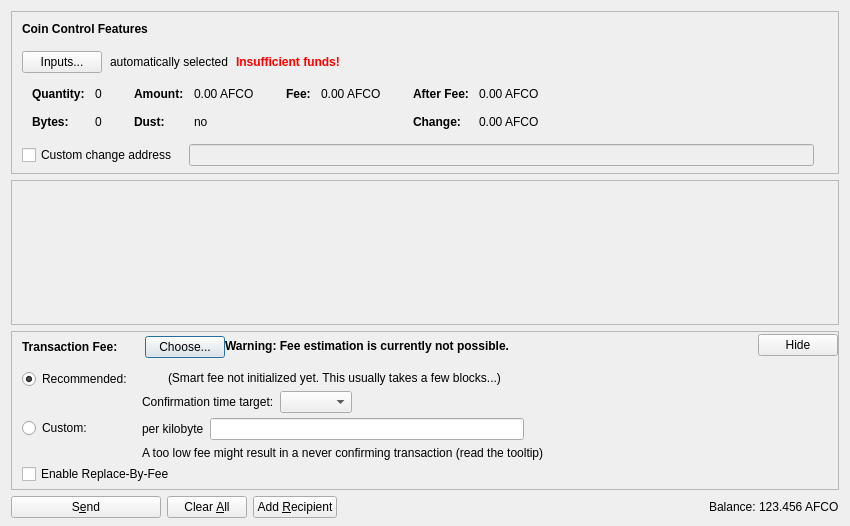
<?xml version="1.0" encoding="UTF-8"?>
<ui version="4.0">
 <class>SendCoinsDialog</class>
 <widget class="QDialog" name="SendCoinsDialog">
  <property name="geometry">
   <rect>
    <x>0</x>
    <y>0</y>
    <width>850</width>
    <height>526</height>
   </rect>
  </property>
  <property name="windowTitle">
   <string>Send Coins</string>
  </property>
  <layout class="QVBoxLayout" name="verticalLayout" stretch="0,1,0,0">
   <property name="bottomMargin">
    <number>8</number>
   </property>
   <item>
    <widget class="QFrame" name="frameCoinControl">
     <property name="sizePolicy">
      <sizepolicy hsizetype="Expanding" vsizetype="Expanding">
       <horstretch>0</horstretch>
       <verstretch>0</verstretch>
      </sizepolicy>
     </property>
     <property name="maximumSize">
      <size>
       <width>16777215</width>
       <height>16777215</height>
      </size>
     </property>
     <property name="frameShape">
      <enum>QFrame::StyledPanel</enum>
     </property>
     <property name="frameShadow">
      <enum>QFrame::Sunken</enum>
     </property>
     <layout class="QVBoxLayout" name="verticalLayoutCoinControl2">
      <property name="spacing">
       <number>0</number>
      </property>
      <property name="leftMargin">
       <number>0</number>
      </property>
      <property name="topMargin">
       <number>0</number>
      </property>
      <property name="rightMargin">
       <number>0</number>
      </property>
      <property name="bottomMargin">
       <number>6</number>
      </property>
      <item>
       <layout class="QVBoxLayout" name="verticalLayoutCoinControl" stretch="0,0,0,0,1">
        <property name="spacing">
         <number>0</number>
        </property>
        <property name="leftMargin">
         <number>10</number>
        </property>
        <property name="topMargin">
         <number>10</number>
        </property>
        <item>
         <layout class="QHBoxLayout" name="horizontalLayoutCoinControl1">
          <property name="bottomMargin">
           <number>15</number>
          </property>
          <item>
           <widget class="QLabel" name="labelCoinControlFeatures">
            <property name="sizePolicy">
             <sizepolicy hsizetype="Preferred" vsizetype="Maximum">
              <horstretch>0</horstretch>
              <verstretch>0</verstretch>
             </sizepolicy>
            </property>
            <property name="font">
             <font>
              <weight>75</weight>
              <bold>true</bold>
             </font>
            </property>
            <property name="styleSheet">
             <string notr="true">font-weight:bold;</string>
            </property>
            <property name="text">
             <string>Coin Control Features</string>
            </property>
           </widget>
          </item>
         </layout>
        </item>
        <item>
         <layout class="QHBoxLayout" name="horizontalLayoutCoinControl2" stretch="0,0,0,0">
          <property name="spacing">
           <number>8</number>
          </property>
          <property name="bottomMargin">
           <number>10</number>
          </property>
          <item>
           <widget class="QPushButton" name="pushButtonCoinControl">
            <property name="styleSheet">
             <string notr="true"/>
            </property>
            <property name="text">
             <string>Inputs...</string>
            </property>
            <property name="autoDefault">
             <bool>false</bool>
            </property>
           </widget>
          </item>
          <item>
           <widget class="QLabel" name="labelCoinControlAutomaticallySelected">
            <property name="text">
             <string>automatically selected</string>
            </property>
            <property name="margin">
             <number>5</number>
            </property>
           </widget>
          </item>
          <item>
           <widget class="QLabel" name="labelCoinControlInsuffFunds">
            <property name="font">
             <font>
              <weight>75</weight>
              <bold>true</bold>
             </font>
            </property>
            <property name="styleSheet">
             <string notr="true">color:red;font-weight:bold;</string>
            </property>
            <property name="text">
             <string>Insufficient funds!</string>
            </property>
            <property name="margin">
             <number>5</number>
            </property>
           </widget>
          </item>
          <item>
           <spacer name="horizontalSpacerCoinControl">
            <property name="orientation">
             <enum>Qt::Horizontal</enum>
            </property>
            <property name="sizeHint" stdset="0">
             <size>
              <width>40</width>
              <height>1</height>
             </size>
            </property>
           </spacer>
          </item>
         </layout>
        </item>
        <item>
         <widget class="QWidget" name="widgetCoinControl" native="true">
          <property name="sizePolicy">
           <sizepolicy hsizetype="Preferred" vsizetype="Preferred">
            <horstretch>0</horstretch>
            <verstretch>0</verstretch>
           </sizepolicy>
          </property>
          <property name="minimumSize">
           <size>
            <width>0</width>
            <height>0</height>
           </size>
          </property>
          <property name="styleSheet">
           <string notr="true"/>
          </property>
          <layout class="QHBoxLayout" name="horizontalLayoutCoinControl5">
           <property name="leftMargin">
            <number>0</number>
           </property>
           <property name="topMargin">
            <number>0</number>
           </property>
           <property name="rightMargin">
            <number>0</number>
           </property>
           <property name="bottomMargin">
            <number>0</number>
           </property>
           <item>
            <layout class="QHBoxLayout" name="horizontalLayoutCoinControl3" stretch="0,0,0,1">
             <property name="spacing">
              <number>20</number>
             </property>
             <property name="topMargin">
              <number>0</number>
             </property>
             <property name="bottomMargin">
              <number>10</number>
             </property>
             <item>
              <layout class="QFormLayout" name="formLayoutCoinControl1">
               <property name="horizontalSpacing">
                <number>10</number>
               </property>
               <property name="verticalSpacing">
                <number>14</number>
               </property>
               <property name="leftMargin">
                <number>10</number>
               </property>
               <property name="topMargin">
                <number>4</number>
               </property>
               <property name="rightMargin">
                <number>6</number>
               </property>
               <item row="0" column="0">
                <widget class="QLabel" name="labelCoinControlQuantityText">
                 <property name="font">
                  <font>
                   <weight>75</weight>
                   <bold>true</bold>
                  </font>
                 </property>
                 <property name="text">
                  <string>Quantity:</string>
                 </property>
                 <property name="margin">
                  <number>0</number>
                 </property>
                </widget>
               </item>
               <item row="0" column="1">
                <widget class="QLabel" name="labelCoinControlQuantity">
                 <property name="cursor">
                  <cursorShape>IBeamCursor</cursorShape>
                 </property>
                 <property name="contextMenuPolicy">
                  <enum>Qt::ActionsContextMenu</enum>
                 </property>
                 <property name="text">
                  <string notr="true">0</string>
                 </property>
                 <property name="margin">
                  <number>0</number>
                 </property>
                 <property name="textInteractionFlags">
                  <set>Qt::LinksAccessibleByMouse|Qt::TextSelectableByKeyboard|Qt::TextSelectableByMouse</set>
                 </property>
                </widget>
               </item>
               <item row="1" column="0">
                <widget class="QLabel" name="labelCoinControlBytesText">
                 <property name="font">
                  <font>
                   <weight>75</weight>
                   <bold>true</bold>
                  </font>
                 </property>
                 <property name="text">
                  <string>Bytes:</string>
                 </property>
                </widget>
               </item>
               <item row="1" column="1">
                <widget class="QLabel" name="labelCoinControlBytes">
                 <property name="cursor">
                  <cursorShape>IBeamCursor</cursorShape>
                 </property>
                 <property name="contextMenuPolicy">
                  <enum>Qt::ActionsContextMenu</enum>
                 </property>
                 <property name="text">
                  <string notr="true">0</string>
                 </property>
                 <property name="textInteractionFlags">
                  <set>Qt::LinksAccessibleByMouse|Qt::TextSelectableByKeyboard|Qt::TextSelectableByMouse</set>
                 </property>
                </widget>
               </item>
              </layout>
             </item>
             <item>
              <layout class="QFormLayout" name="formLayoutCoinControl2">
               <property name="horizontalSpacing">
                <number>10</number>
               </property>
               <property name="verticalSpacing">
                <number>14</number>
               </property>
               <property name="leftMargin">
                <number>6</number>
               </property>
               <property name="topMargin">
                <number>4</number>
               </property>
               <property name="rightMargin">
                <number>6</number>
               </property>
               <item row="0" column="0">
                <widget class="QLabel" name="labelCoinControlAmountText">
                 <property name="font">
                  <font>
                   <weight>75</weight>
                   <bold>true</bold>
                  </font>
                 </property>
                 <property name="text">
                  <string>Amount:</string>
                 </property>
                 <property name="margin">
                  <number>0</number>
                 </property>
                </widget>
               </item>
               <item row="0" column="1">
                <widget class="QLabel" name="labelCoinControlAmount">
                 <property name="cursor">
                  <cursorShape>IBeamCursor</cursorShape>
                 </property>
                 <property name="contextMenuPolicy">
                  <enum>Qt::ActionsContextMenu</enum>
                 </property>
                 <property name="text">
                  <string notr="true">0.00 AFCO</string>
                 </property>
                 <property name="textInteractionFlags">
                  <set>Qt::LinksAccessibleByMouse|Qt::TextSelectableByKeyboard|Qt::TextSelectableByMouse</set>
                 </property>
                </widget>
               </item>
               <item row="1" column="0">
                <widget class="QLabel" name="labelCoinControlLowOutputText">
                 <property name="font">
                  <font>
                   <weight>75</weight>
                   <bold>true</bold>
                  </font>
                 </property>
                 <property name="text">
                  <string>Dust:</string>
                 </property>
                </widget>
               </item>
               <item row="1" column="1">
                <widget class="QLabel" name="labelCoinControlLowOutput">
                 <property name="cursor">
                  <cursorShape>IBeamCursor</cursorShape>
                 </property>
                 <property name="contextMenuPolicy">
                  <enum>Qt::ActionsContextMenu</enum>
                 </property>
                 <property name="text">
                  <string notr="true">no</string>
                 </property>
                 <property name="textInteractionFlags">
                  <set>Qt::LinksAccessibleByMouse|Qt::TextSelectableByKeyboard|Qt::TextSelectableByMouse</set>
                 </property>
                </widget>
               </item>
              </layout>
             </item>
             <item>
              <layout class="QFormLayout" name="formLayoutCoinControl3">
               <property name="horizontalSpacing">
                <number>10</number>
               </property>
               <property name="verticalSpacing">
                <number>14</number>
               </property>
               <property name="leftMargin">
                <number>6</number>
               </property>
               <property name="topMargin">
                <number>4</number>
               </property>
               <property name="rightMargin">
                <number>6</number>
               </property>
               <item row="0" column="0">
                <widget class="QLabel" name="labelCoinControlFeeText">
                 <property name="font">
                  <font>
                   <weight>75</weight>
                   <bold>true</bold>
                  </font>
                 </property>
                 <property name="text">
                  <string>Fee:</string>
                 </property>
                 <property name="margin">
                  <number>0</number>
                 </property>
                </widget>
               </item>
               <item row="0" column="1">
                <widget class="QLabel" name="labelCoinControlFee">
                 <property name="cursor">
                  <cursorShape>IBeamCursor</cursorShape>
                 </property>
                 <property name="contextMenuPolicy">
                  <enum>Qt::ActionsContextMenu</enum>
                 </property>
                 <property name="text">
                  <string notr="true">0.00 AFCO</string>
                 </property>
                 <property name="textInteractionFlags">
                  <set>Qt::LinksAccessibleByMouse|Qt::TextSelectableByKeyboard|Qt::TextSelectableByMouse</set>
                 </property>
                </widget>
               </item>
              </layout>
             </item>
             <item>
              <layout class="QFormLayout" name="formLayoutCoinControl4">
               <property name="horizontalSpacing">
                <number>10</number>
               </property>
               <property name="verticalSpacing">
                <number>14</number>
               </property>
               <property name="leftMargin">
                <number>6</number>
               </property>
               <property name="topMargin">
                <number>4</number>
               </property>
               <property name="rightMargin">
                <number>6</number>
               </property>
               <item row="0" column="0">
                <widget class="QLabel" name="labelCoinControlAfterFeeText">
                 <property name="font">
                  <font>
                   <weight>75</weight>
                   <bold>true</bold>
                  </font>
                 </property>
                 <property name="text">
                  <string>After Fee:</string>
                 </property>
                 <property name="margin">
                  <number>0</number>
                 </property>
                </widget>
               </item>
               <item row="0" column="1">
                <widget class="QLabel" name="labelCoinControlAfterFee">
                 <property name="cursor">
                  <cursorShape>IBeamCursor</cursorShape>
                 </property>
                 <property name="contextMenuPolicy">
                  <enum>Qt::ActionsContextMenu</enum>
                 </property>
                 <property name="text">
                  <string notr="true">0.00 AFCO</string>
                 </property>
                 <property name="textInteractionFlags">
                  <set>Qt::LinksAccessibleByMouse|Qt::TextSelectableByKeyboard|Qt::TextSelectableByMouse</set>
                 </property>
                </widget>
               </item>
               <item row="1" column="0">
                <widget class="QLabel" name="labelCoinControlChangeText">
                 <property name="font">
                  <font>
                   <weight>75</weight>
                   <bold>true</bold>
                  </font>
                 </property>
                 <property name="text">
                  <string>Change:</string>
                 </property>
                </widget>
               </item>
               <item row="1" column="1">
                <widget class="QLabel" name="labelCoinControlChange">
                 <property name="cursor">
                  <cursorShape>IBeamCursor</cursorShape>
                 </property>
                 <property name="contextMenuPolicy">
                  <enum>Qt::ActionsContextMenu</enum>
                 </property>
                 <property name="text">
                  <string notr="true">0.00 AFCO</string>
                 </property>
                 <property name="textInteractionFlags">
                  <set>Qt::LinksAccessibleByMouse|Qt::TextSelectableByKeyboard|Qt::TextSelectableByMouse</set>
                 </property>
                </widget>
               </item>
              </layout>
             </item>
            </layout>
           </item>
          </layout>
         </widget>
        </item>
        <item>
         <layout class="QHBoxLayout" name="horizontalLayoutCoinControl4" stretch="0,0,0">
          <property name="spacing">
           <number>12</number>
          </property>
          <property name="sizeConstraint">
           <enum>QLayout::SetDefaultConstraint</enum>
          </property>
          <property name="topMargin">
           <number>5</number>
          </property>
          <property name="rightMargin">
           <number>5</number>
          </property>
          <item>
           <widget class="QCheckBox" name="checkBoxCoinControlChange">
            <property name="toolTip">
             <string>If this is activated, but the change address is empty or invalid, change will be sent to a newly generated address.</string>
            </property>
            <property name="text">
             <string>Custom change address</string>
            </property>
           </widget>
          </item>
          <item>
           <widget class="QValidatedLineEdit" name="lineEditCoinControlChange">
            <property name="enabled">
             <bool>false</bool>
            </property>
            <property name="sizePolicy">
             <sizepolicy hsizetype="Expanding" vsizetype="Fixed">
              <horstretch>0</horstretch>
              <verstretch>0</verstretch>
             </sizepolicy>
            </property>
           </widget>
          </item>
          <item>
           <widget class="QLabel" name="labelCoinControlChangeLabel">
            <property name="sizePolicy">
             <sizepolicy hsizetype="Preferred" vsizetype="Expanding">
              <horstretch>0</horstretch>
              <verstretch>0</verstretch>
             </sizepolicy>
            </property>
            <property name="minimumSize">
             <size>
              <width>0</width>
              <height>0</height>
             </size>
            </property>
            <property name="text">
             <string/>
            </property>
            <property name="margin">
             <number>3</number>
            </property>
           </widget>
          </item>
         </layout>
        </item>
        <item>
         <spacer name="verticalSpacerCoinControl">
          <property name="orientation">
           <enum>Qt::Vertical</enum>
          </property>
          <property name="sizeHint" stdset="0">
           <size>
            <width>800</width>
            <height>1</height>
           </size>
          </property>
         </spacer>
        </item>
       </layout>
      </item>
     </layout>
    </widget>
   </item>
   <item>
    <widget class="QScrollArea" name="scrollArea">
     <property name="widgetResizable">
      <bool>true</bool>
     </property>
     <widget class="QWidget" name="scrollAreaWidgetContents">
      <property name="geometry">
       <rect>
        <x>0</x>
        <y>0</y>
        <width>830</width>
        <height>104</height>
       </rect>
      </property>
      <layout class="QVBoxLayout" name="verticalLayout_2" stretch="0,1">
       <property name="leftMargin">
        <number>0</number>
       </property>
       <property name="topMargin">
        <number>0</number>
       </property>
       <property name="rightMargin">
        <number>0</number>
       </property>
       <property name="bottomMargin">
        <number>0</number>
       </property>
       <item>
        <layout class="QVBoxLayout" name="entries">
         <property name="spacing">
          <number>6</number>
         </property>
        </layout>
       </item>
       <item>
        <spacer name="verticalSpacer">
         <property name="orientation">
          <enum>Qt::Vertical</enum>
         </property>
         <property name="sizeHint" stdset="0">
          <size>
           <width>20</width>
           <height>40</height>
          </size>
         </property>
        </spacer>
       </item>
      </layout>
     </widget>
    </widget>
   </item>
   <item>
    <widget class="QFrame" name="frameFee">
     <property name="sizePolicy">
      <sizepolicy hsizetype="Expanding" vsizetype="Expanding">
       <horstretch>0</horstretch>
       <verstretch>0</verstretch>
      </sizepolicy>
     </property>
     <property name="maximumSize">
      <size>
       <width>16777215</width>
       <height>16777215</height>
      </size>
     </property>
     <property name="frameShape">
      <enum>QFrame::StyledPanel</enum>
     </property>
     <property name="frameShadow">
      <enum>QFrame::Sunken</enum>
     </property>
     <layout class="QVBoxLayout" name="verticalLayoutFee1">
      <property name="spacing">
       <number>0</number>
      </property>
      <property name="leftMargin">
       <number>0</number>
      </property>
      <property name="topMargin">
       <number>0</number>
      </property>
      <property name="rightMargin">
       <number>0</number>
      </property>
      <property name="bottomMargin">
       <number>0</number>
      </property>
      <item>
       <layout class="QVBoxLayout" name="verticalLayoutFee2" stretch="0,0,0">
        <property name="spacing">
         <number>0</number>
        </property>
        <property name="leftMargin">
         <number>10</number>
        </property>
        <property name="topMargin">
         <number>0</number>
        </property>
        <item>
         <layout class="QHBoxLayout" name="horizontalLayoutFee1">
          <property name="bottomMargin">
           <number>0</number>
          </property>
          <item>
           <layout class="QVBoxLayout" name="verticalLayoutFee7">
            <property name="spacing">
             <number>0</number>
            </property>
            <item>
             <spacer name="verticalSpacerSmartFee">
              <property name="orientation">
               <enum>Qt::Vertical</enum>
              </property>
              <property name="sizeType">
               <enum>QSizePolicy::Fixed</enum>
              </property>
              <property name="sizeHint" stdset="0">
               <size>
                <width>1</width>
                <height>4</height>
               </size>
              </property>
             </spacer>
            </item>
            <item>
             <layout class="QHBoxLayout" name="horizontalLayoutSmartFee">
              <property name="spacing">
               <number>10</number>
              </property>
              <item>
               <widget class="QLabel" name="labelFeeHeadline">
                <property name="sizePolicy">
                 <sizepolicy hsizetype="Preferred" vsizetype="Maximum">
                  <horstretch>0</horstretch>
                  <verstretch>0</verstretch>
                 </sizepolicy>
                </property>
                <property name="font">
                 <font>
                  <weight>75</weight>
                  <bold>true</bold>
                 </font>
                </property>
                <property name="styleSheet">
                 <string notr="true">font-weight:bold;</string>
                </property>
                <property name="text">
                 <string>Transaction Fee:</string>
                </property>
               </widget>
              </item>
              <item>
               <widget class="QLabel" name="labelFeeMinimized">
                <property name="text">
                 <string/>
                </property>
               </widget>
              </item>
              <item>
               <widget class="QPushButton" name="buttonChooseFee">
                <property name="text">
                 <string>Choose...</string>
                </property>
               </widget>
              </item>
             </layout>
            </item>
            <item>
             <spacer name="verticalSpacer_5">
              <property name="orientation">
               <enum>Qt::Vertical</enum>
              </property>
              <property name="sizeHint" stdset="0">
               <size>
                <width>1</width>
                <height>1</height>
               </size>
              </property>
             </spacer>
            </item>
           </layout>
          </item>
          <item>
           <widget class="QLabel" name="fallbackFeeWarningLabel">
            <property name="toolTip">
             <string>Using the fallbackfee can result in sending a transaction that will take several hours or days (or never) to confirm. Consider choosing your fee manually or wait until you have validated the complete chain.</string>
            </property>
            <property name="font">
            <font>
                <weight>75</weight>
                <bold>true</bold>
            </font>
            </property>
            <property name="text">
             <string>Warning: Fee estimation is currently not possible.</string>
            </property>
            <property name="wordWrap">
             <bool>false</bool>
            </property>
           </widget>
          </item>
          <item>
           <spacer name="horizontalSpacer_4">
            <property name="orientation">
             <enum>Qt::Horizontal</enum>
            </property>
            <property name="sizeType">
             <enum>QSizePolicy::MinimumExpanding</enum>
            </property>
            <property name="sizeHint" stdset="0">
             <size>
              <width>40</width>
              <height>20</height>
             </size>
            </property>
           </spacer>
          </item>
          <item>
           <widget class="QPushButton" name="buttonMinimizeFee">
            <property name="toolTip">
             <string>Hide transaction fee settings</string>
            </property>
            <property name="text">
             <string>Hide</string>
            </property>
           </widget>
          </item>
         </layout>
        </item>
        <item>
         <widget class="QFrame" name="frameFeeSelection">
          <layout class="QVBoxLayout" name="verticalLayoutFee12">
           <property name="spacing">
            <number>0</number>
           </property>
           <property name="leftMargin">
            <number>0</number>
           </property>
           <property name="topMargin">
            <number>0</number>
           </property>
           <property name="rightMargin">
            <number>0</number>
           </property>
           <property name="bottomMargin">
            <number>0</number>
           </property>
           <item>
            <layout class="QGridLayout" name="gridLayoutFee">
             <property name="topMargin">
              <number>10</number>
             </property>
             <property name="bottomMargin">
              <number>4</number>
             </property>
             <property name="horizontalSpacing">
              <number>10</number>
             </property>
             <property name="verticalSpacing">
              <number>4</number>
             </property>
             <item row="1" column="1">
              <layout class="QVBoxLayout" name="verticalLayoutFee8">
               <property name="spacing">
                <number>6</number>
               </property>
               <item>
                <layout class="QHBoxLayout" name="horizontalLayoutFee13">
                 <item>
                  <widget class="QLabel" name="labelCustomPerKilobyte">
                   <property name="toolTip">
                    <string>Specify a custom fee per kB (1,000 bytes) of the transaction's virtual size.

Note:  Since the fee is calculated on a per-byte basis, a fee of "100 satoshis per kB" for a transaction size of 500 bytes (half of 1 kB) would ultimately yield a fee of only 50 satoshis.</string>
                   </property>
                   <property name="text">
                    <string>per kilobyte</string>
                   </property>
                  </widget>
                 </item>
                 <item>
                  <widget class="AFCOAmountField" name="customFee"/>
                 </item>
                 <item>
                  <spacer name="horizontalSpacer_6">
                   <property name="orientation">
                    <enum>Qt::Horizontal</enum>
                   </property>
                   <property name="sizeHint" stdset="0">
                    <size>
                     <width>1</width>
                     <height>1</height>
                    </size>
                   </property>
                  </spacer>
                 </item>
                </layout>
               </item>
               <item>
                <layout class="QHBoxLayout" name="horizontalLayoutFee8">
                 <item>
                  <widget class="QLabel" name="labelCustomFeeWarning">
                   <property name="enabled">
                    <bool>true</bool>
                   </property>
                   <property name="toolTip">
                    <string>When there is less transaction volume than space in the blocks, miners as well as relaying nodes may enforce a minimum fee. Paying only this minimum fee is just fine, but be aware that this can result in a never confirming transaction once there is more demand for afco transactions than the network can process.</string>
                   </property>
                   <property name="text">
                    <string>A too low fee might result in a never confirming transaction (read the tooltip)</string>
                   </property>
                  </widget>
                 </item>
                 <item>
                  <spacer name="horizontalSpacer_2">
                   <property name="orientation">
                    <enum>Qt::Horizontal</enum>
                   </property>
                   <property name="sizeHint" stdset="0">
                    <size>
                     <width>1</width>
                     <height>1</height>
                    </size>
                   </property>
                  </spacer>
                 </item>
                </layout>
               </item>
              </layout>
             </item>
             <item row="0" column="0">
              <layout class="QVBoxLayout" name="verticalLayoutFee4" stretch="0,1">
               <item>
                <widget class="QRadioButton" name="radioSmartFee">
                 <property name="text">
                  <string>Recommended:</string>
                 </property>
                 <property name="checked">
                  <bool>true</bool>
                 </property>
                 <attribute name="buttonGroup">
                  <string notr="true">groupFee</string>
                 </attribute>
                </widget>
               </item>
               <item>
                <spacer name="verticalSpacer_2">
                 <property name="orientation">
                  <enum>Qt::Vertical</enum>
                 </property>
                 <property name="sizeHint" stdset="0">
                  <size>
                   <width>1</width>
                   <height>1</height>
                  </size>
                 </property>
                </spacer>
               </item>
              </layout>
             </item>
             <item row="1" column="0">
              <layout class="QVBoxLayout" name="verticalLayoutFee9" stretch="0,1">
               <item>
                <widget class="QRadioButton" name="radioCustomFee">
                 <property name="text">
                  <string>Custom:</string>
                 </property>
                 <attribute name="buttonGroup">
                  <string notr="true">groupFee</string>
                 </attribute>
                </widget>
               </item>
               <item>
                <spacer name="verticalSpacer_6">
                 <property name="orientation">
                  <enum>Qt::Vertical</enum>
                 </property>
                 <property name="sizeHint" stdset="0">
                  <size>
                   <width>1</width>
                   <height>1</height>
                  </size>
                 </property>
                </spacer>
               </item>
              </layout>
             </item>
             <item row="0" column="1">
              <layout class="QVBoxLayout" name="verticalLayoutFee3" stretch="0,0,1">
               <property name="spacing">
                <number>6</number>
               </property>
               <property name="topMargin">
                <number>2</number>
               </property>
               <item>
                <layout class="QHBoxLayout" name="horizontalLayoutFee12">
                 <item>
                  <widget class="QLabel" name="labelSmartFee">
                   <property name="text">
                    <string/>
                   </property>
                  </widget>
                 </item>
                 <item>
                  <widget class="QLabel" name="labelFeeEstimation">
                   <property name="text">
                    <string/>
                   </property>
                  </widget>
                 </item>
                 <item>
                  <widget class="QLabel" name="labelSmartFee2">
                   <property name="text">
                    <string>(Smart fee not initialized yet. This usually takes a few blocks...)</string>
                   </property>
                  </widget>
                 </item>
                 <item>
                  <spacer name="horizontalSpacer_5">
                   <property name="orientation">
                    <enum>Qt::Horizontal</enum>
                   </property>
                   <property name="sizeHint" stdset="0">
                    <size>
                     <width>1</width>
                     <height>1</height>
                    </size>
                   </property>
                  </spacer>
                 </item>
                </layout>
               </item>
               <item>
                <layout class="QHBoxLayout" name="horizontalLayoutFee9">
                 <item>
                  <layout class="QVBoxLayout" name="verticalLayoutFee6">
                   <item>
                    <widget class="QLabel" name="labelSmartFee3">
                     <property name="text">
                      <string>Confirmation time target:</string>
                     </property>
                    </widget>
                   </item>
                  </layout>
                 </item>
                 <item>
                  <layout class="QVBoxLayout" name="verticalLayoutFee5">
                   <property name="rightMargin">
                    <number>30</number>
                   </property>
                   <item>
                    <layout class="QHBoxLayout" name="horizontalLayoutConfTarget">
                     <property name="bottomMargin">
                      <number>0</number>
                     </property>
                     <item>
                      <widget class="QComboBox" name="confTargetSelector"/>
                     </item>
                     <item>
                      <spacer name="horizontalSpacerConfTarget">
                       <property name="orientation">
                        <enum>Qt::Horizontal</enum>
                       </property>
                       <property name="sizeHint" stdset="0">
                        <size>
                         <width>40</width>
                         <height>20</height>
                        </size>
                       </property>
                      </spacer>
                     </item>
                    </layout>
                   </item>
                  </layout>
                 </item>
                </layout>
               </item>
               <item>
                <spacer name="verticalSpacer_4">
                 <property name="orientation">
                  <enum>Qt::Vertical</enum>
                 </property>
                 <property name="sizeHint" stdset="0">
                  <size>
                   <width>1</width>
                   <height>1</height>
                  </size>
                 </property>
                </spacer>
               </item>
              </layout>
             </item>
            </layout>
           </item>
           <item>
            <widget class="QCheckBox" name="optInRBF">
             <property name="text">
              <string>Enable Replace-By-Fee</string>
             </property>
             <property name="toolTip">
              <string>With Replace-By-Fee (BIP-125) you can increase a transaction's fee after it is sent. Without this, a higher fee may be recommended to compensate for increased transaction delay risk.</string>
             </property>
            </widget>
           </item>
          </layout>
         </widget>
        </item>
        <item>
         <spacer name="verticalSpacerFee">
          <property name="orientation">
           <enum>Qt::Vertical</enum>
          </property>
          <property name="sizeHint" stdset="0">
           <size>
            <width>40</width>
            <height>5</height>
           </size>
          </property>
         </spacer>
        </item>
       </layout>
      </item>
     </layout>
    </widget>
   </item>
   <item>
    <layout class="QHBoxLayout" name="horizontalLayout">
     <item>
      <widget class="QPushButton" name="sendButton">
       <property name="minimumSize">
        <size>
         <width>150</width>
         <height>0</height>
        </size>
       </property>
       <property name="toolTip">
        <string>Confirm the send action</string>
       </property>
       <property name="text">
        <string>S&amp;end</string>
       </property>
       <property name="icon">
        <iconset resource="../afco.qrc">
         <normaloff>:/icons/send</normaloff>:/icons/send</iconset>
       </property>
       <property name="autoDefault">
        <bool>false</bool>
       </property>
       <property name="default">
        <bool>false</bool>
       </property>
      </widget>
     </item>
     <item>
      <widget class="QPushButton" name="clearButton">
       <property name="sizePolicy">
        <sizepolicy hsizetype="Minimum" vsizetype="Fixed">
         <horstretch>0</horstretch>
         <verstretch>0</verstretch>
        </sizepolicy>
       </property>
       <property name="toolTip">
        <string>Clear all fields of the form.</string>
       </property>
       <property name="text">
        <string>Clear &amp;All</string>
       </property>
       <property name="icon">
        <iconset resource="../afco.qrc">
         <normaloff>:/icons/remove</normaloff>:/icons/remove</iconset>
       </property>
       <property name="autoDefault">
        <bool>false</bool>
       </property>
      </widget>
     </item>
     <item>
      <widget class="QPushButton" name="addButton">
       <property name="toolTip">
        <string>Send to multiple recipients at once</string>
       </property>
       <property name="text">
        <string>Add &amp;Recipient</string>
       </property>
       <property name="icon">
        <iconset resource="../afco.qrc">
         <normaloff>:/icons/add</normaloff>:/icons/add</iconset>
       </property>
       <property name="autoDefault">
        <bool>false</bool>
       </property>
      </widget>
     </item>
     <item>
      <spacer name="horizontalSpacer">
       <property name="orientation">
        <enum>Qt::Horizontal</enum>
       </property>
       <property name="sizeHint" stdset="0">
        <size>
         <width>40</width>
         <height>20</height>
        </size>
       </property>
      </spacer>
     </item>
     <item>
      <layout class="QHBoxLayout" name="horizontalLayout_2">
       <property name="spacing">
        <number>3</number>
       </property>
       <item>
        <widget class="QLabel" name="labelBalanceName">
         <property name="sizePolicy">
          <sizepolicy hsizetype="Preferred" vsizetype="Fixed">
           <horstretch>0</horstretch>
           <verstretch>0</verstretch>
          </sizepolicy>
         </property>
         <property name="text">
          <string>Balance:</string>
         </property>
        </widget>
       </item>
       <item>
        <widget class="QLabel" name="labelBalance">
         <property name="sizePolicy">
          <sizepolicy hsizetype="Preferred" vsizetype="Fixed">
           <horstretch>0</horstretch>
           <verstretch>0</verstretch>
          </sizepolicy>
         </property>
         <property name="cursor">
          <cursorShape>IBeamCursor</cursorShape>
         </property>
         <property name="text">
          <string notr="true">123.456 AFCO</string>
         </property>
         <property name="textInteractionFlags">
          <set>Qt::LinksAccessibleByMouse|Qt::TextSelectableByKeyboard|Qt::TextSelectableByMouse</set>
         </property>
        </widget>
       </item>
      </layout>
     </item>
    </layout>
   </item>
  </layout>
 </widget>
 <customwidgets>
  <customwidget>
   <class>QValidatedLineEdit</class>
   <extends>QLineEdit</extends>
   <header>qt/qvalidatedlineedit.h</header>
  </customwidget>
  <customwidget>
   <class>AFCOAmountField</class>
   <extends>QLineEdit</extends>
   <header>qt/afcoamountfield.h</header>
   <container>1</container>
  </customwidget>
 </customwidgets>
 <resources>
  <include location="../afco.qrc"/>
 </resources>
 <connections/>
 <buttongroups>
  <buttongroup name="groupFee"/>
 </buttongroups>
</ui>
